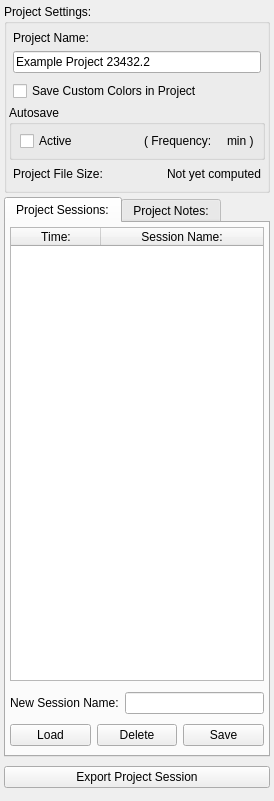
<?xml version="1.0" encoding="UTF-8"?>
<ui version="4.0">
 <class>ProjectDockWidget</class>
 <widget class="QDockWidget" name="ProjectDockWidget">
  <property name="geometry">
   <rect>
    <x>0</x>
    <y>0</y>
    <width>274</width>
    <height>801</height>
   </rect>
  </property>
  <property name="styleSheet">
   <string notr="true"/>
  </property>
  <property name="allowedAreas">
   <set>Qt::LeftDockWidgetArea|Qt::RightDockWidgetArea</set>
  </property>
  <property name="windowTitle">
   <string>Current Project</string>
  </property>
  <widget class="QWidget" name="dockWidgetContents">
   <layout class="QVBoxLayout" name="verticalLayout">
    <property name="spacing">
     <number>4</number>
    </property>
    <property name="leftMargin">
     <number>4</number>
    </property>
    <property name="topMargin">
     <number>4</number>
    </property>
    <property name="rightMargin">
     <number>4</number>
    </property>
    <property name="bottomMargin">
     <number>8</number>
    </property>
    <item>
     <widget class="QGroupBox" name="groupBox_2">
      <property name="sizePolicy">
       <sizepolicy hsizetype="Preferred" vsizetype="Fixed">
        <horstretch>0</horstretch>
        <verstretch>0</verstretch>
       </sizepolicy>
      </property>
      <property name="minimumSize">
       <size>
        <width>0</width>
        <height>140</height>
       </size>
      </property>
      <property name="title">
       <string>Project Settings:</string>
      </property>
      <layout class="QVBoxLayout" name="verticalLayout_4">
       <property name="spacing">
        <number>0</number>
       </property>
       <property name="leftMargin">
        <number>2</number>
       </property>
       <property name="topMargin">
        <number>0</number>
       </property>
       <property name="rightMargin">
        <number>2</number>
       </property>
       <property name="bottomMargin">
        <number>2</number>
       </property>
       <item>
        <widget class="QWidget" name="widget_4" native="true">
         <property name="minimumSize">
          <size>
           <width>0</width>
           <height>53</height>
          </size>
         </property>
         <layout class="QVBoxLayout" name="verticalLayout_3">
          <property name="spacing">
           <number>4</number>
          </property>
          <property name="margin">
           <number>4</number>
          </property>
          <item>
           <widget class="QLabel" name="label_2">
            <property name="text">
             <string>Project Name:</string>
            </property>
           </widget>
          </item>
          <item>
           <widget class="QLineEdit" name="project_name_edit_">
            <property name="focusPolicy">
             <enum>Qt::ClickFocus</enum>
            </property>
            <property name="inputMask">
             <string notr="true"/>
            </property>
            <property name="text">
             <string notr="true">Example Project 23432.2</string>
            </property>
           </widget>
          </item>
         </layout>
        </widget>
       </item>
       <item>
        <widget class="QWidget" name="widget_3" native="true">
         <property name="minimumSize">
          <size>
           <width>0</width>
           <height>28</height>
          </size>
         </property>
         <layout class="QHBoxLayout" name="horizontalLayout_2">
          <property name="spacing">
           <number>4</number>
          </property>
          <property name="margin">
           <number>4</number>
          </property>
          <item>
           <widget class="QCheckBox" name="custom_colors_checkbox_">
            <property name="text">
             <string>Save Custom Colors in Project</string>
            </property>
           </widget>
          </item>
         </layout>
        </widget>
       </item>
       <item>
        <widget class="QGroupBox" name="groupBox">
         <property name="title">
          <string>Autosave</string>
         </property>
         <layout class="QVBoxLayout" name="verticalLayout_5">
          <property name="spacing">
           <number>4</number>
          </property>
          <property name="leftMargin">
           <number>4</number>
          </property>
          <property name="topMargin">
           <number>0</number>
          </property>
          <property name="rightMargin">
           <number>4</number>
          </property>
          <property name="bottomMargin">
           <number>0</number>
          </property>
          <item>
           <widget class="QWidget" name="widget_5" native="true">
            <property name="minimumSize">
             <size>
              <width>0</width>
              <height>32</height>
             </size>
            </property>
            <layout class="QHBoxLayout" name="horizontalLayout_3" stretch="1,0,0,0">
             <property name="spacing">
              <number>4</number>
             </property>
             <property name="margin">
              <number>4</number>
             </property>
             <item>
              <widget class="QCheckBox" name="autosave_checkbox_">
               <property name="text">
                <string>Active</string>
               </property>
              </widget>
             </item>
             <item>
              <widget class="QLabel" name="label">
               <property name="toolTip">
                <string>Controls for changing the Autosave frequency are located in the Preferences Manager</string>
               </property>
               <property name="text">
                <string>( Frequency:</string>
               </property>
              </widget>
             </item>
             <item>
              <widget class="QLabel" name="minutes_label_">
               <property name="toolTip">
                <string>Controls for changing the Autosave frequency are located in the Preferences Manager</string>
               </property>
               <property name="text">
                <string/>
               </property>
              </widget>
             </item>
             <item>
              <widget class="QLabel" name="label_6">
               <property name="toolTip">
                <string>Controls for changing the Autosave frequency are located in the Preferences Manager</string>
               </property>
               <property name="text">
                <string>min )</string>
               </property>
              </widget>
             </item>
            </layout>
           </widget>
          </item>
         </layout>
        </widget>
       </item>
       <item>
        <widget class="QWidget" name="widget_7" native="true">
         <property name="minimumSize">
          <size>
           <width>0</width>
           <height>28</height>
          </size>
         </property>
         <layout class="QHBoxLayout" name="autosave_layout_" stretch="1,0">
          <property name="spacing">
           <number>0</number>
          </property>
          <property name="margin">
           <number>4</number>
          </property>
          <item>
           <widget class="QLabel" name="label_3">
            <property name="toolTip">
             <string>Controls for activating and deactivating Smart Autosave are located in the Preferences Manager</string>
            </property>
            <property name="text">
             <string>Project File Size:</string>
            </property>
           </widget>
          </item>
          <item>
           <widget class="QLabel" name="file_size_label_">
            <property name="toolTip">
             <string>Controls for activating and deactivating Smart Autosave are located in the Preferences Manager</string>
            </property>
            <property name="text">
             <string>Not yet computed</string>
            </property>
           </widget>
          </item>
         </layout>
        </widget>
       </item>
      </layout>
     </widget>
    </item>
    <item>
     <widget class="QTabWidget" name="tabWidget">
      <property name="sizePolicy">
       <sizepolicy hsizetype="Expanding" vsizetype="MinimumExpanding">
        <horstretch>0</horstretch>
        <verstretch>0</verstretch>
       </sizepolicy>
      </property>
      <property name="currentIndex">
       <number>0</number>
      </property>
      <widget class="QWidget" name="sessions_tab_">
       <attribute name="title">
        <string>Project Sessions:</string>
       </attribute>
       <layout class="QVBoxLayout" name="verticalLayout_8">
        <property name="margin">
         <number>4</number>
        </property>
        <item>
         <widget class="QTableWidget" name="sessions_list_">
          <property name="horizontalScrollBarPolicy">
           <enum>Qt::ScrollBarAlwaysOff</enum>
          </property>
          <property name="editTriggers">
           <set>QAbstractItemView::NoEditTriggers</set>
          </property>
          <property name="showDropIndicator" stdset="0">
           <bool>false</bool>
          </property>
          <property name="dragDropOverwriteMode">
           <bool>false</bool>
          </property>
          <property name="alternatingRowColors">
           <bool>true</bool>
          </property>
          <property name="selectionMode">
           <enum>QAbstractItemView::SingleSelection</enum>
          </property>
          <property name="selectionBehavior">
           <enum>QAbstractItemView::SelectRows</enum>
          </property>
          <property name="showGrid">
           <bool>false</bool>
          </property>
          <property name="gridStyle">
           <enum>Qt::SolidLine</enum>
          </property>
          <property name="wordWrap">
           <bool>false</bool>
          </property>
          <property name="cornerButtonEnabled">
           <bool>false</bool>
          </property>
          <property name="columnCount">
           <number>2</number>
          </property>
          <attribute name="horizontalHeaderDefaultSectionSize">
           <number>90</number>
          </attribute>
          <attribute name="horizontalHeaderMinimumSectionSize">
           <number>38</number>
          </attribute>
          <attribute name="horizontalHeaderStretchLastSection">
           <bool>true</bool>
          </attribute>
          <attribute name="verticalHeaderVisible">
           <bool>false</bool>
          </attribute>
          <attribute name="verticalHeaderDefaultSectionSize">
           <number>25</number>
          </attribute>
          <column>
           <property name="text">
            <string>Time:</string>
           </property>
          </column>
          <column>
           <property name="text">
            <string>Session Name:</string>
           </property>
          </column>
         </widget>
        </item>
        <item>
         <widget class="QWidget" name="widget_8" native="true">
          <property name="minimumSize">
           <size>
            <width>0</width>
            <height>64</height>
           </size>
          </property>
          <property name="maximumSize">
           <size>
            <width>16777215</width>
            <height>64</height>
           </size>
          </property>
          <layout class="QVBoxLayout" name="verticalLayout_2">
           <property name="spacing">
            <number>0</number>
           </property>
           <property name="margin">
            <number>0</number>
           </property>
           <item>
            <widget class="QWidget" name="widget_9" native="true">
             <property name="minimumSize">
              <size>
               <width>0</width>
               <height>32</height>
              </size>
             </property>
             <property name="maximumSize">
              <size>
               <width>16777215</width>
               <height>32</height>
              </size>
             </property>
             <layout class="QHBoxLayout" name="horizontalLayout_5">
              <property name="margin">
               <number>0</number>
              </property>
              <item>
               <widget class="QLabel" name="label_4">
                <property name="text">
                 <string>New Session Name:</string>
                </property>
               </widget>
              </item>
              <item>
               <widget class="QLineEdit" name="session_name_linedit_">
                <property name="focusPolicy">
                 <enum>Qt::ClickFocus</enum>
                </property>
                <property name="text">
                 <string/>
                </property>
               </widget>
              </item>
             </layout>
            </widget>
           </item>
           <item>
            <widget class="QWidget" name="widget" native="true">
             <property name="sizePolicy">
              <sizepolicy hsizetype="Preferred" vsizetype="Fixed">
               <horstretch>0</horstretch>
               <verstretch>0</verstretch>
              </sizepolicy>
             </property>
             <property name="minimumSize">
              <size>
               <width>0</width>
               <height>32</height>
              </size>
             </property>
             <property name="maximumSize">
              <size>
               <width>16777215</width>
               <height>32</height>
              </size>
             </property>
             <layout class="QHBoxLayout" name="horizontalLayout">
              <property name="margin">
               <number>0</number>
              </property>
              <item>
               <widget class="QPushButton" name="load_session_button_">
                <property name="text">
                 <string>Load</string>
                </property>
               </widget>
              </item>
              <item>
               <widget class="QPushButton" name="delete_session_button_">
                <property name="text">
                 <string>Delete</string>
                </property>
               </widget>
              </item>
              <item>
               <widget class="QPushButton" name="save_session_button_">
                <property name="text">
                 <string>Save</string>
                </property>
               </widget>
              </item>
             </layout>
            </widget>
           </item>
          </layout>
         </widget>
        </item>
       </layout>
      </widget>
      <widget class="QWidget" name="notes_tab_">
       <attribute name="title">
        <string>Project Notes:</string>
       </attribute>
       <layout class="QVBoxLayout" name="verticalLayout_6">
        <property name="margin">
         <number>4</number>
        </property>
        <item>
         <widget class="QTreeWidget" name="notes_tree_">
          <property name="sizePolicy">
           <sizepolicy hsizetype="Expanding" vsizetype="MinimumExpanding">
            <horstretch>0</horstretch>
            <verstretch>0</verstretch>
           </sizepolicy>
          </property>
          <property name="horizontalScrollBarPolicy">
           <enum>Qt::ScrollBarAlwaysOff</enum>
          </property>
          <property name="editTriggers">
           <set>QAbstractItemView::NoEditTriggers</set>
          </property>
          <property name="showDropIndicator" stdset="0">
           <bool>false</bool>
          </property>
          <property name="alternatingRowColors">
           <bool>true</bool>
          </property>
          <property name="verticalScrollMode">
           <enum>QAbstractItemView::ScrollPerPixel</enum>
          </property>
          <property name="indentation">
           <number>15</number>
          </property>
          <property name="animated">
           <bool>true</bool>
          </property>
          <property name="wordWrap">
           <bool>true</bool>
          </property>
          <column>
           <property name="text">
            <string>Notes:</string>
           </property>
          </column>
         </widget>
        </item>
        <item>
         <widget class="QTextEdit" name="note_edit_">
          <property name="sizePolicy">
           <sizepolicy hsizetype="Expanding" vsizetype="Fixed">
            <horstretch>0</horstretch>
            <verstretch>0</verstretch>
           </sizepolicy>
          </property>
          <property name="minimumSize">
           <size>
            <width>0</width>
            <height>75</height>
           </size>
          </property>
          <property name="maximumSize">
           <size>
            <width>16777215</width>
            <height>75</height>
           </size>
          </property>
          <property name="focusPolicy">
           <enum>Qt::StrongFocus</enum>
          </property>
          <property name="horizontalScrollBarPolicy">
           <enum>Qt::ScrollBarAlwaysOff</enum>
          </property>
          <property name="documentTitle">
           <string/>
          </property>
         </widget>
        </item>
        <item>
         <widget class="QWidget" name="widget_6" native="true">
          <property name="sizePolicy">
           <sizepolicy hsizetype="Preferred" vsizetype="Fixed">
            <horstretch>0</horstretch>
            <verstretch>0</verstretch>
           </sizepolicy>
          </property>
          <property name="minimumSize">
           <size>
            <width>0</width>
            <height>32</height>
           </size>
          </property>
          <layout class="QHBoxLayout" name="horizontalLayout_4">
           <property name="spacing">
            <number>0</number>
           </property>
           <property name="margin">
            <number>0</number>
           </property>
           <item>
            <spacer name="horizontalSpacer">
             <property name="orientation">
              <enum>Qt::Horizontal</enum>
             </property>
             <property name="sizeHint" stdset="0">
              <size>
               <width>40</width>
               <height>20</height>
              </size>
             </property>
            </spacer>
           </item>
           <item>
            <widget class="QPushButton" name="save_note_button_">
             <property name="minimumSize">
              <size>
               <width>75</width>
               <height>0</height>
              </size>
             </property>
             <property name="text">
              <string>Save Note</string>
             </property>
            </widget>
           </item>
          </layout>
         </widget>
        </item>
       </layout>
      </widget>
     </widget>
    </item>
    <item>
     <widget class="QWidget" name="widget_2" native="true">
      <property name="minimumSize">
       <size>
        <width>0</width>
        <height>32</height>
       </size>
      </property>
      <property name="maximumSize">
       <size>
        <width>16777215</width>
        <height>32</height>
       </size>
      </property>
      <layout class="QHBoxLayout" name="horizontalLayout_6">
       <property name="spacing">
        <number>0</number>
       </property>
       <property name="margin">
        <number>0</number>
       </property>
       <item>
        <widget class="QPushButton" name="export_project_button_">
         <property name="toolTip">
          <string>Select a session you want to export to enable this button.</string>
         </property>
         <property name="text">
          <string>Export Project Session</string>
         </property>
        </widget>
       </item>
      </layout>
     </widget>
    </item>
   </layout>
  </widget>
 </widget>
 <resources/>
 <connections/>
</ui>
